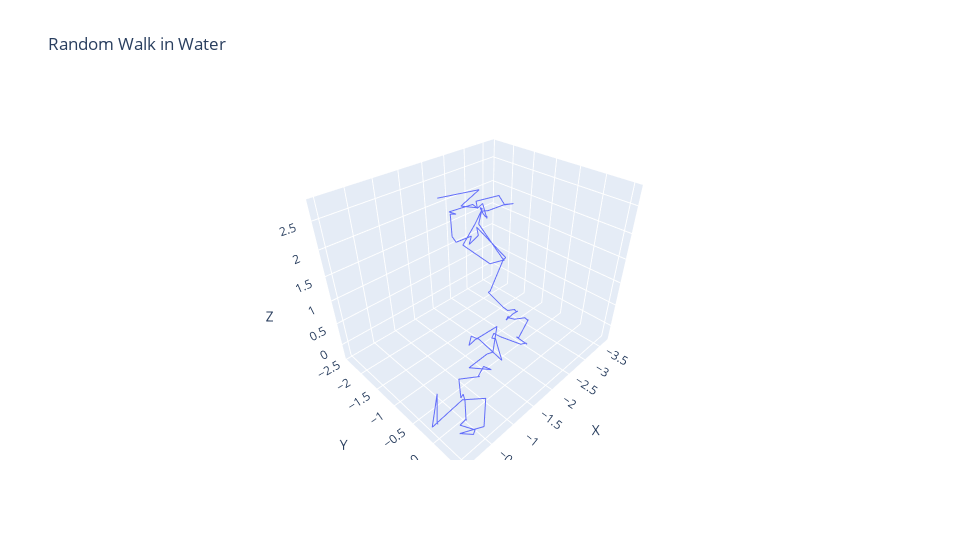
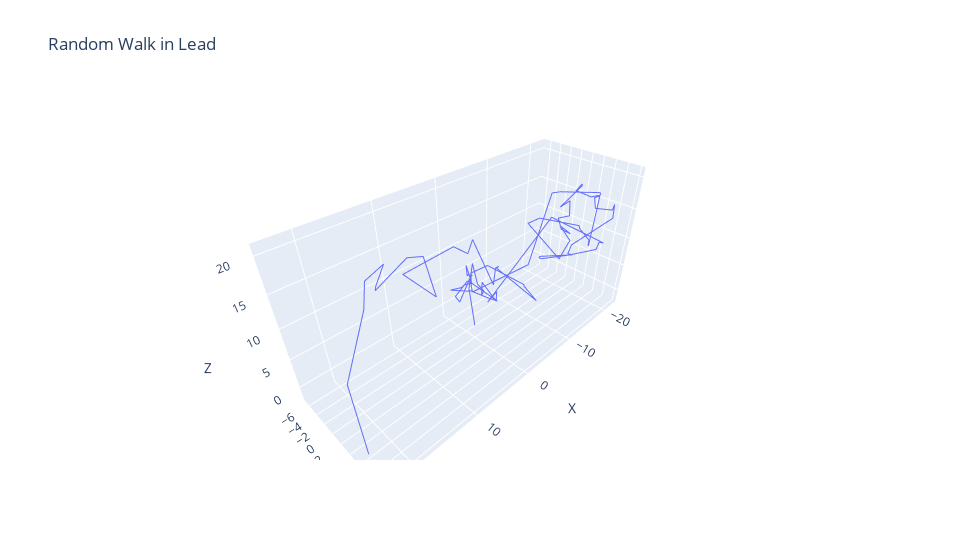
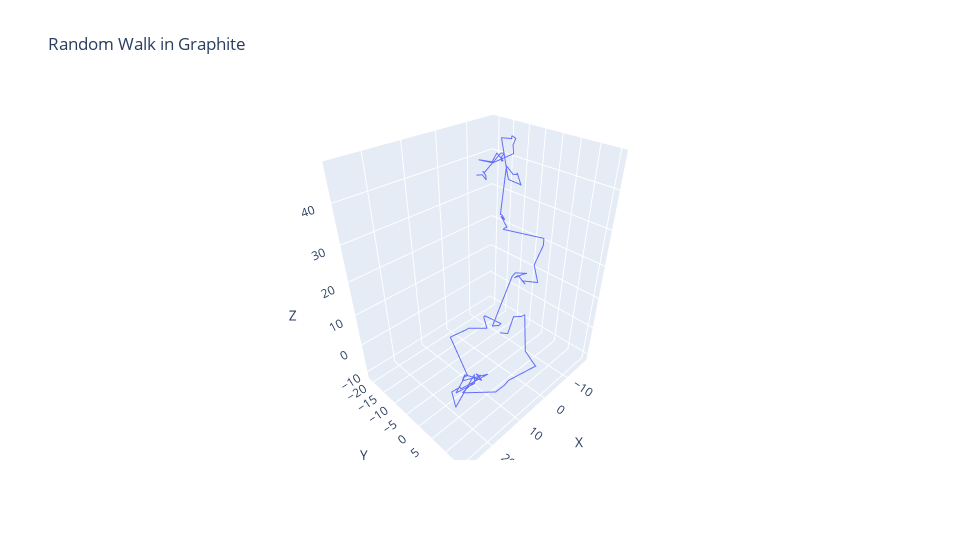

Notebook source saved alongside these figures, in order:
### Markdown cell above
## 6.2.1 Visualising Random Walks

We now simulate neutron random walks through different materials. 
Each trajectory represents the stochastic motion of a neutron, with direction sampled isotropically and step lengths sampled from the material's exponential attenuation law.

### Code cell
def visualise_random_walk(materials):
    for material in materials:
        macroscopic_cross_section= material.scattering_cross_section
        
        positions_iterator = random_walk(macroscopic_cross_section)
        positions = [next(positions_iterator) for _ in range(100)]

        x, y, z = zip(*positions)
        scatter = go.Scatter3d(x=x, y=y, z=z, mode='lines', marker=dict(size=2))
        layout = go.Layout(
            title=f"Random Walk in {material.name}",
            scene=dict(
                xaxis=dict(title='X'),
                yaxis=dict(title='Y'),
                zaxis=dict(title='Z')
            )
        )
        fig = go.Figure(data=[scatter], layout=layout)
        plot(fig)

visualise_random_walk(materials)
